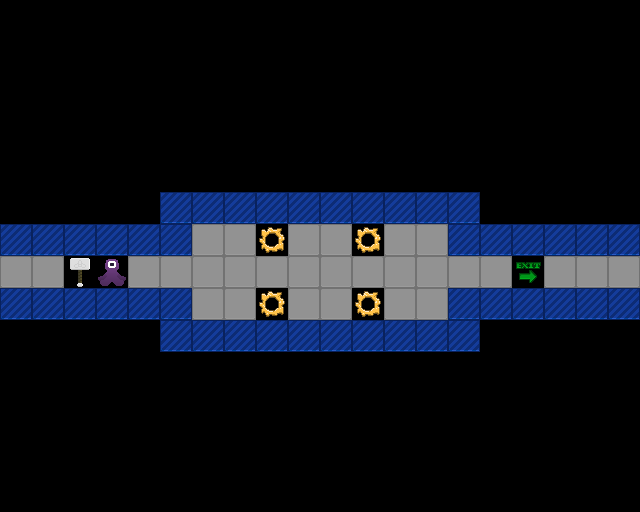

This game map was drawn from its Tiled (.tmx) file and the tilesets committed beside it. A one-line description and the full map source follow:
An orthogonal 20x16 tile map with 32x32 px tiles, 1 tile layer (Tile Layer 1).

<map version="1.5" tiledversion="1.7.0" orientation="orthogonal" renderorder="right-down" width="20" height="16" tilewidth="32" tileheight="32" infinite="0" nextlayerid="2" nextobjectid="1">
 <tileset firstgid="1" source="project-mjolnir.tsx" />
 <layer id="1" name="Tile Layer 1" width="20" height="16">
  <data encoding="csv">
0,0,0,0,0,0,0,0,0,0,0,0,0,0,0,0,0,0,0,0,
0,0,0,0,0,0,0,0,0,0,0,0,0,0,0,0,0,0,0,0,
0,0,0,0,0,0,0,0,0,0,0,0,0,0,0,0,0,0,0,0,
0,0,0,0,0,0,0,0,0,0,0,0,0,0,0,0,0,0,0,0,
0,0,0,0,0,0,0,0,0,0,0,0,0,0,0,0,0,0,0,0,
0,0,0,0,0,0,0,0,0,0,0,0,0,0,0,0,0,0,0,0,
0,0,0,0,0,4,4,4,4,4,4,4,4,4,4,0,0,0,0,0,
4,4,4,4,4,4,3,3,2,3,3,2,3,3,4,4,4,4,4,4,
3,3,48,50,3,3,3,3,3,3,3,3,3,3,3,3,18,3,3,3,
4,4,4,4,4,4,3,3,2,3,3,2,3,3,4,4,4,4,4,4,
0,0,0,0,0,4,4,4,4,4,4,4,4,4,4,0,0,0,0,0,
0,0,0,0,0,0,0,0,0,0,0,0,0,0,0,0,0,0,0,0,
0,0,0,0,0,0,0,0,0,0,0,0,0,0,0,0,0,0,0,0,
0,0,0,0,0,0,0,0,0,0,0,0,0,0,0,0,0,0,0,0,
0,0,0,0,0,0,0,0,0,0,0,0,0,0,0,0,0,0,0,0,
0,0,0,0,0,0,0,0,0,0,0,0,0,0,0,0,0,0,0,0
</data>
 </layer>
</map>
